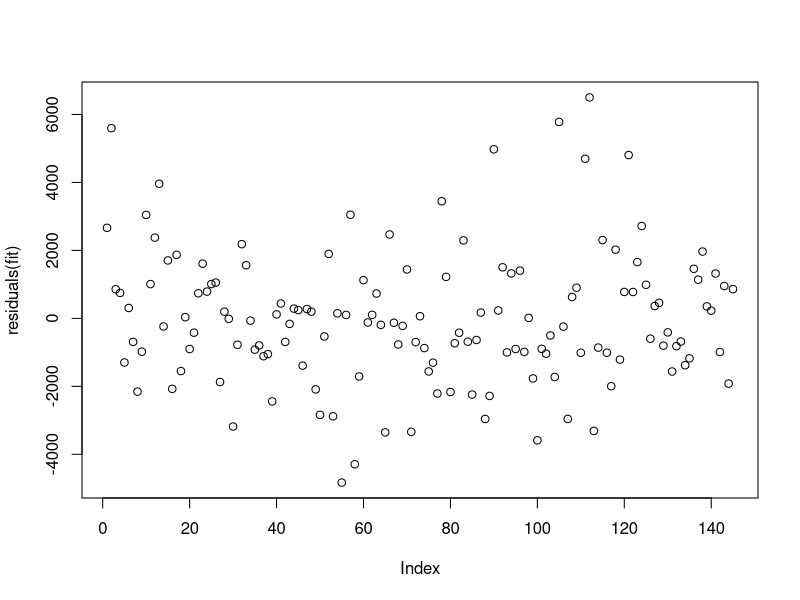
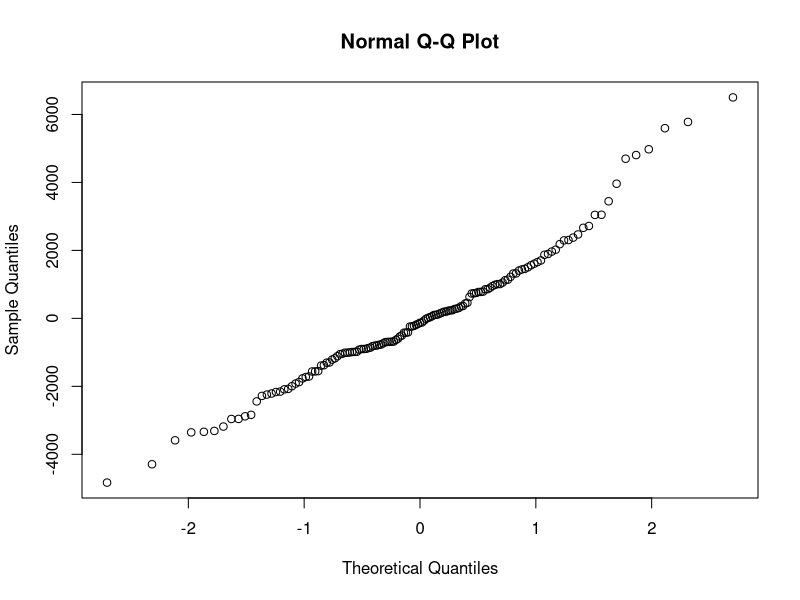
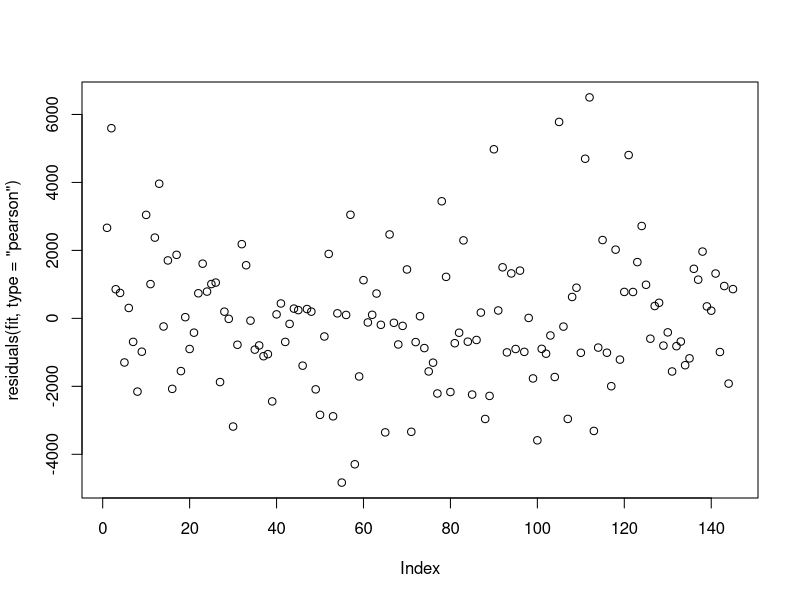
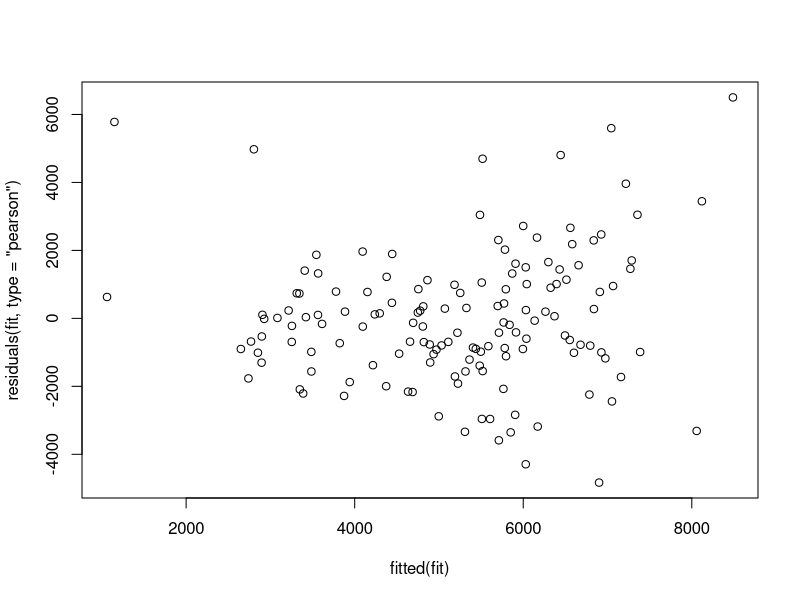

Source code (R) for these figures, in order: (Note: this script raises an error after producing the figures.)
## ---- chunk 1
library(ggplot2)
library(dplyr)
library(lmerTest)
library(car)
library("glmmTMB")


#read in data
rm(list=ls())
dat<-read.csv("DataSynthesis.csv")


#remove those with fertilizer treatment, and extra genotypes that are only in the alone treatment. 
dat<-dat[!grepl("i",dat$Sample,fixed=T),]


#Function to standardize data.
Standardize<-function(x,set.sd=F,SD){
  if(set.sd==T){
      standard<-(x-mean(x,na.rm=T))/SD
  }
  else{
     standard<-(x-mean(x,na.rm=T))/sd(x,na.rm=T)
  }
}


dat$Fern<-log(dat$Fern+1)
dat$gluc_Conc<-log(dat$gluc_Conc)
dat$flav_Conc<-log(dat$flav_Conc)
dat$ChlorA<-log(dat$ChlorA)
dat$ThripsDam<-log(dat$ThripsDam+1)
dat$BlackPathDam<-log(dat$BlackPathDam+1)



#Calculating leaf area 
dat$GM_Leaf_Area<-dat$GM_Leaf_Wid*dat$GM_Leaf_Len

#Average Duplicates. 
dat2<-dat %>% select(-X) %>% group_by(Tag) %>%  summarize(gh_col=first(gh_col),gh_bench=first(gh_bench),treatment=first(treatment),GA3=first(GA3),Family=first(Family),Maple_StemHeight_End=mean(Maple_StemHeight_End),Maple_LeafNum_End=mean(Maple_LeafNum_End),maple_leaf_length_0=mean(maple_leaf_length_0),maple_leaves_0=mean(maple_leaves_0),Maple_TotalLeafArea_End=mean(Maple_TotalLeafArea_End),MapleDamage=mean(Maple_Damage_End),Fern=first(Fern),gluc_Conc=mean(gluc_Conc),flav_Conc=mean(flav_Conc),maple_height_0=mean(maple_height_0),ChlorA=mean(ChlorA), GM_TotalLeaf_Area=first(GM_TotalLeaf_Area),ThripsDam=mean(ThripsDam),BlackPathDam=mean(BlackPathDam),WhiteFungDam=mean(WhiteFungDam),comp_number=first(comp_number),GM_Leaf_Area=mean(GM_Leaf_Area))


#Converting white fungal damage to logistic. 
dat2$WhiteFungLogis<-NA
dat2$WhiteFungLogis[dat2$WhiteFungDam>0]<-"Yes"
dat2$WhiteFungLogis[dat2$WhiteFungDam==0]<-"No"


dat2<-dat2[!grepl("maple",dat2$Tag,fixed = T),]

dat2<-dat2[dat2$treatment=="gm",]


#All of these genotypes died (15 Genotypes).(We are simply missing a final measurement for e|JBCHY1-1-50|Q|240) That is only 3% Mortality. 
dead<-dat2[is.na(dat2$GM_TotalLeaf_Area),]

#Removing those with dead competitors from the garlic mustard treatment. ("e|JBCHY1-1-50|Q|240") did not die, we are simply missing the final measurement for it.

dead_competitors<-dead %>% filter(treatment=="gm",Tag!="e|JBCHY1-1-50|Q|240") %>% select(comp_number)

#Removing those with dead competitors from the analysis. 
dat2<-dat2 %>% filter(!comp_number %in% dead_competitors$comp_number)
dat<-dat %>% filter(!comp_number %in% dead_competitors$comp_number)
dat2<-dat2[dat2$comp_number!=79,]
dat2<-dat2[dat2$comp_number!=37,]
dat2<-dat2[dat2$comp_number!=59,]

table(dat2$comp_number)
#Generating collumn for the competitor family.
count=0
dat2$Family<-as.character(dat2$Family)
for(i in 1:length(dat2$comp_number)){
  temp<-dat2[dat2$comp_number==dat2$comp_number[i]&dat2$Tag!=dat2$Tag[i],c("Family","GM_TotalLeaf_Area","gluc_Conc")]#Selects the competitors data
count=count+1

  if(length(temp$Family[!is.na(temp$Family)])==0){ #if there are no values...Makes the values NA
   dat2$competitor[i]<-NA
  }
else{ #Assign the competitor data to the data frame. 
    dat2$competitor[i]<-temp$Family[!is.na(temp$Family)] 
}

  if(length(temp$GM_TotalLeaf_Area[!is.na(temp$GM_TotalLeaf_Area)])==0){
   dat2$comp_Size[i]<-NA
  }
else{
   dat2$comp_Size[i]<-temp$GM_TotalLeaf_Area[!is.na(temp$GM_TotalLeaf_Area)]  
}

  if(length(temp$gluc_Conc[!is.na(temp$gluc_Conc)])==0){
   dat2$comp_Gluc[i]<-NA
 }
  else {
  dat2$comp_Gluc[i]<-temp$gluc_Conc[!is.na(temp$gluc_Conc)]
    }
}


## ---- chunk 2
#Modelling random effects 

fit<-glmmTMB(GM_TotalLeaf_Area~Fern+BlackPathDam+WhiteFungLogis+(1|Family)+(1|gh_bench),data=dat2)

fit2<-glmmTMB(GM_TotalLeaf_Area~Fern+BlackPathDam+WhiteFungLogis+(1|gh_bench),data=dat2)

fit3<-glmmTMB(GM_TotalLeaf_Area~Fern+BlackPathDam+WhiteFungLogis+(1|Family),data=dat2)

#Is bench important?
anova(fit,fit3) #no it is not.

#Is family important? 
anova(fit,fit2) #Yes it is. 


#Modelling fixed effects 

fit<-glmmTMB(GM_TotalLeaf_Area~Fern+ThripsDam+BlackPathDam+WhiteFungLogis+competitor+comp_Size+(1|Family),data=dat2)

fit2<-update(fit,~.-competitor)
anova(fit,fit2) #competitor not significant predictor. 
summary(fit2)

fit3<-update(fit2,~.-WhiteFungLogis)
anova(fit3,fit2) #White fungal damage not singificant.
summary(fit3)

fit4<-update(fit3,~.-Fern)
anova(fit4,fit3) #Fern not significant
summary(fit4)

#All else is significant. IS gluc_Conc also significant? 

fit5<-glmmTMB(GM_TotalLeaf_Area~ThripsDam+BlackPathDam+comp_Size+comp_Gluc+(1|Family),data=dat2)
summary(fit5) #Glucosinolate is not significant. Therefore, size is significant. is family significant if the effect of size is removed? 


fit5<-glmmTMB(GM_TotalLeaf_Area~ThripsDam+BlackPathDam+competitor+(1|Family),data=dat2)
fit6<-glmmTMB(GM_TotalLeaf_Area~ThripsDam+BlackPathDam+(1|Family),data=dat2)
anova(fit5,fit6) #Even without size included, id of neighbor is not singificant. This is likley because of a lack of sample sie available only in this treament. 


#Best model
fit<-glmmTMB(GM_TotalLeaf_Area~Standardize(comp_Size)+Standardize(ThripsDam)+Standardize(BlackPathDam)+(1|Family),data=dat2[!is.na(dat2$comp_Size),])

fit2<-glmmTMB(GM_TotalLeaf_Area~+Standardize(ThripsDam)+Standardize(BlackPathDam)+(1|Family),data=dat2[!is.na(dat2$comp_Size),])
anova(fit,fit2)
summary(fit)

plot(residuals(fit))
qqnorm(residuals(fit))
plot(residuals(fit,type="pearson"))
plot(residuals(fit,type="pearson")~fitted(fit))


#Coefficients for results
fit<-glmmTMB(Standardize(GM_TotalLeaf_Area,set.sd=T,3549.252)~Standardize(comp_Size)+Standardize(ThripsDam)+Standardize(BlackPathDam)+(1|Family),data=dat2[!is.na(dat2$comp_Size),])
summary(fit)

#-0.31502 effect on SD per SD unit. (GM on GM)

GMonGM<-Standardize(dat2$comp_Size)
GMonGM
#write.csv(GMonGM,"GM_SD_OnGM.csv")
## ---- chunk 3
#I must control for leaf size, because there are less glucosinolates with larger leaf sizes. 
fit7<-lmer(GM_TotalLeaf_Area~ BlackPathDam+ WhiteFungLogis+gluc_Conc+GM_Leaf_Area+(1|Family),data=dat2)
summary(fit7) #Not for glucosinolates... significantly positive correlation.

fit7<-lmer(GM_TotalLeaf_Area~BlackPathDam + WhiteFungLogis+flav_Conc+GM_Leaf_Area+(1|Family),data=dat2)
summary(fit7) #Not for flavonoids (Significant postive correlation. )

## ---- chunk 4

#Standardizing variables
dat2$gluc_ConcS<-Standardize(dat2$gluc_Conc)
dat2$ChlorAS<-Standardize(dat2$ChlorA)
dat2$GM_TotalLeaf_AreaS<-Standardize(dat2$GM_TotalLeaf_Area)

dat2$Family<-as.character(dat2$Family)



datG<-dat2 %>% select(Tag,Family,gluc_ConcS,ChlorAS,GM_TotalLeaf_AreaS,gh_bench) %>%  pivot_longer(c(gluc_ConcS,ChlorAS,GM_TotalLeaf_AreaS))

datG<-dat2 %>% select(Tag,Family,gluc_ConcS,ChlorAS,GM_TotalLeaf_AreaS,gh_bench) %>%  pivot_longer(c(gluc_ConcS,ChlorAS,GM_TotalLeaf_AreaS))


glmmTMB(value ~ -1+name*gh_bench+(-1+name|Family),REML=T,data=datG)
#did not converge... removing bench interaction.

glmmTMB(value ~ -1+name+gh_bench+(-1+name|Family),REML=T,data=datG)
#Did not converge, removing bench. 
glmmTMB(value ~ -1+(-1+name|Family),REML=T,data=datG)
#Still did not converge. 
